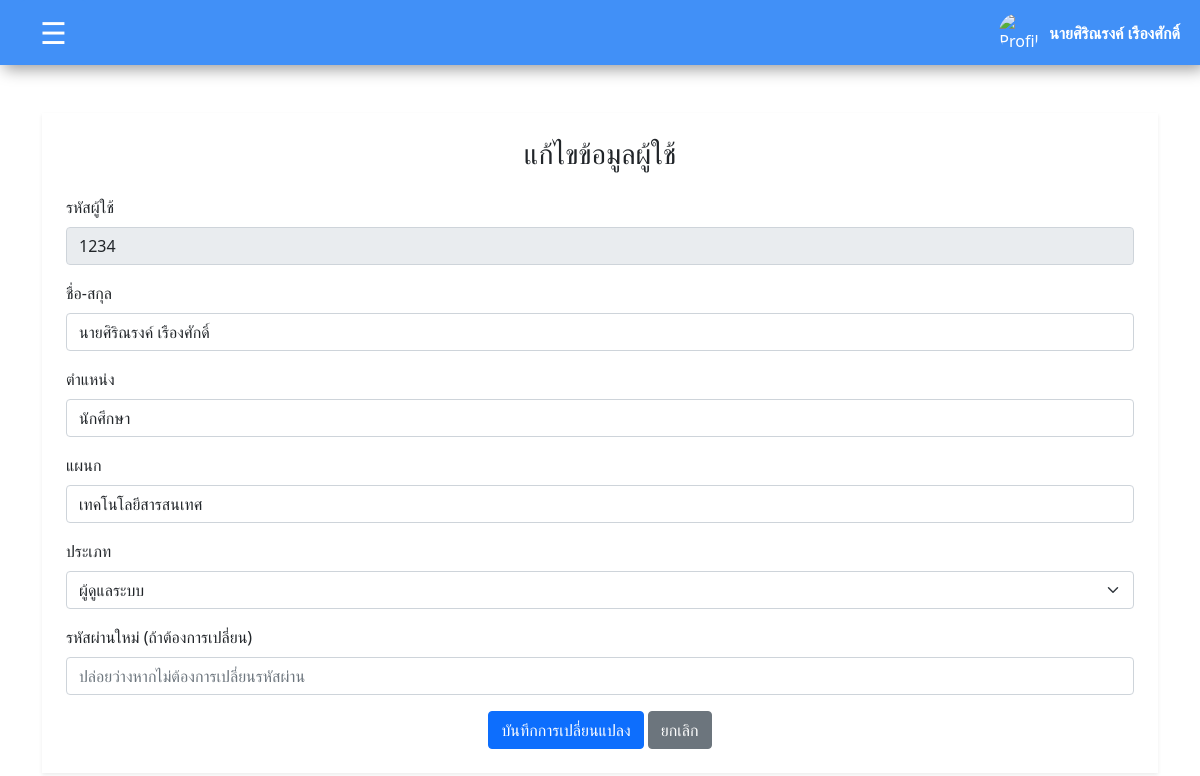
Page /admin/edit_user.php?user_id=1234 (signed in) on the committed database.
### tables this page shows
CREATE TABLE `users` (
  `user_id` varchar(11) NOT NULL,
  `fullname` varchar(255) NOT NULL,
  `password` varchar(255) NOT NULL,
  `position` varchar(255) NOT NULL,
  `department` varchar(255) NOT NULL,
  `role` enum('admin','user','') NOT NULL,
  `profile_picture` varchar(255) DEFAULT 'default_images_account.jpg',
  `signature` varchar(255) DEFAULT 'default_images_signature.png'
);

### admin/edit_user.php (the view, shortened to what this page needs)
<?php
require("headadmin.php");
$user_id = isset($_GET['user_id']) ? $_GET['user_id'] : '';
$sql = "SELECT * FROM users WHERE user_id = '" . mysqli_real_escape_string($connect, $user_id) . "'";
$result = mysqli_query($connect, $sql);
if (mysqli_num_rows($result) === 1) {
    $user = mysqli_fetch_assoc($result);
} else {
    echo "<script>alert('ไม่พบข้อมูลผู้ใช้!'); window.location.href='manage_users.php';</script>";
    exit;
}
?>
<!DOCTYPE html>
<html lang="en">
<head>
    <link rel="stylesheet" href="../css/bootstrap.css">
</head>
<body>
<div class="container py-5">
    <div class="form-container shadow-sm p-4">
        <h3 class="text-center mb-4">แก้ไขข้อมูลผู้ใช้</h3>
        <form method="POST">
            <div class="mb-3">
                <label for="userId" class="form-label">รหัสผู้ใช้</label>
                <input type="text" class="form-control" id="userId" name="userId" value="<?php echo htmlspecialchars($user['user_id'], ENT_QUOTES, 'UTF-8'); ?>" disabled>
            </div>
            <div class="mb-3">
                <label for="fullname" class="form-label">ชื่อ-สกุล</label>
                <input type="text" class="form-control" id="fullname" name="fullname" value="<?php echo htmlspecialchars($user['fullname'], ENT_QUOTES, 'UTF-8'); ?>" required>
            </div>
            <div class="mb-3">
                <label for="position" class="form-label">ตำแหน่ง</label>
                <input type="text" class="form-control" id="position" name="position" value="<?php echo htmlspecialchars($user['position'], ENT_QUOTES, 'UTF-8'); ?>" required>
            </div>
            <div class="mb-3">
                <label for="department" class="form-label">แผนก</label>
                <input type="text" class="form-control" id="department" name="department" value="<?php echo htmlspecialchars($user['department'], ENT_QUOTES, 'UTF-8'); ?>" required>
            </div>
            <div class="mb-3">
                <label for="role" class="form-label">ประเภท</label>
                <select class="form-select" id="role" name="role" required>
                    <option value="admin" <?php echo $user['role'] === 'admin' ? 'selected' : ''; ?>>ผู้ดูแลระบบ</option>
                </select>
            </div>
            <div class="mb-3">
                <label for="password" class="form-label">รหัสผ่านใหม่ (ถ้าต้องการเปลี่ยน)</label>
                <input type="password" class="form-control" id="password" name="password" placeholder="ปล่อยว่างหากไม่ต้องการเปลี่ยนรหัสผ่าน">
            </div>
            <div class="text-center">
                <button type="submit" class="btn btn-primary">บันทึกการเปลี่ยนแปลง</button>
                <a href="manage_users.php" class="btn btn-secondary">ยกเลิก</a>
            </div>
        </form>
    </div>
</div>
</body>
</html>

### admin/headadmin.php (style rules this page uses)
body { font-family: Arial, sans-serif; margin: 0; padding: 0; background-color: #f5f5f5; }

### rows in the picture
users: userId "1234", fullname "นายศิริณรงค์ เรืองศักดิ์", position "นักศึกษา", department "เทคโนโลยีสารสนเทศ", role "ผู้ดูแลระบบ"

### other values in the picture
$_SESSION['fullname'] "นายศิริณรงค์ เรืองศักดิ์"
